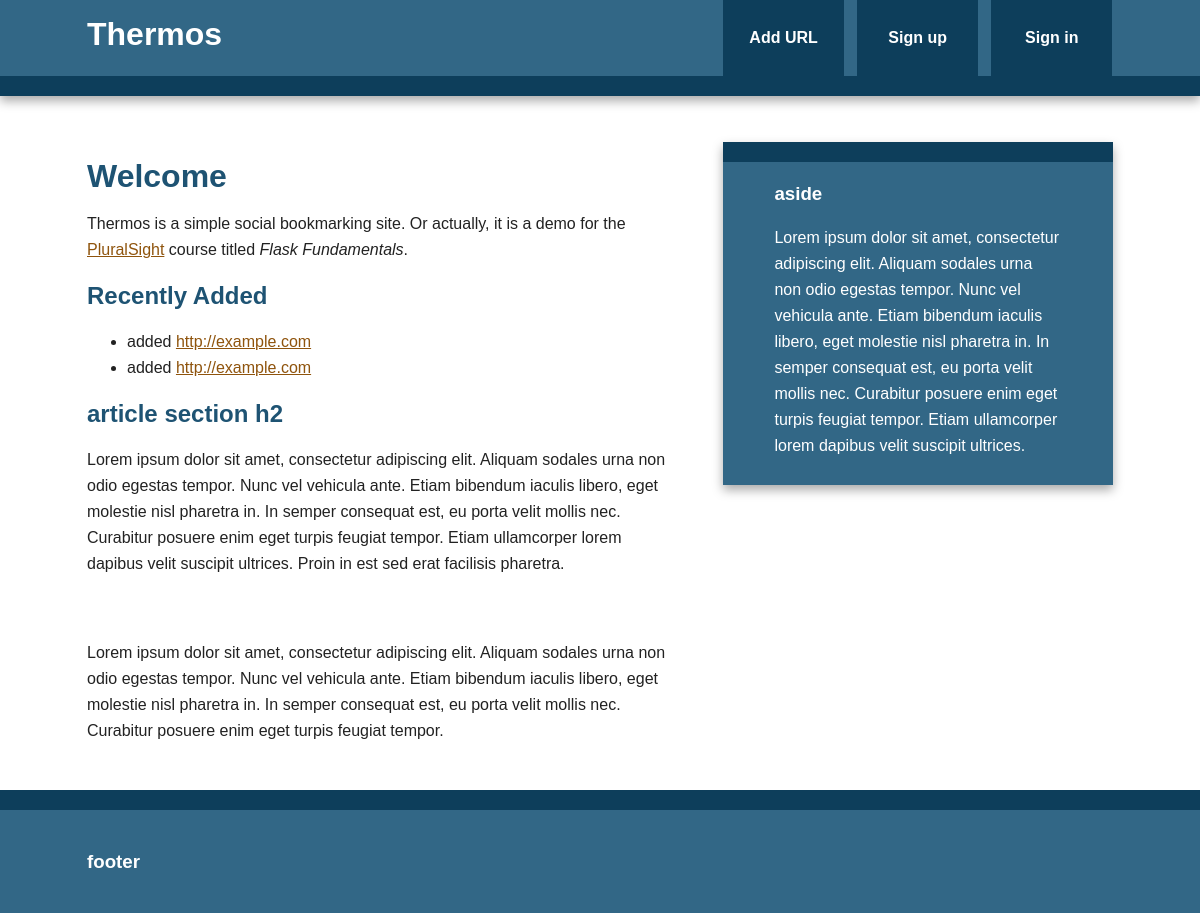
The page /index on the database as committed earlier.
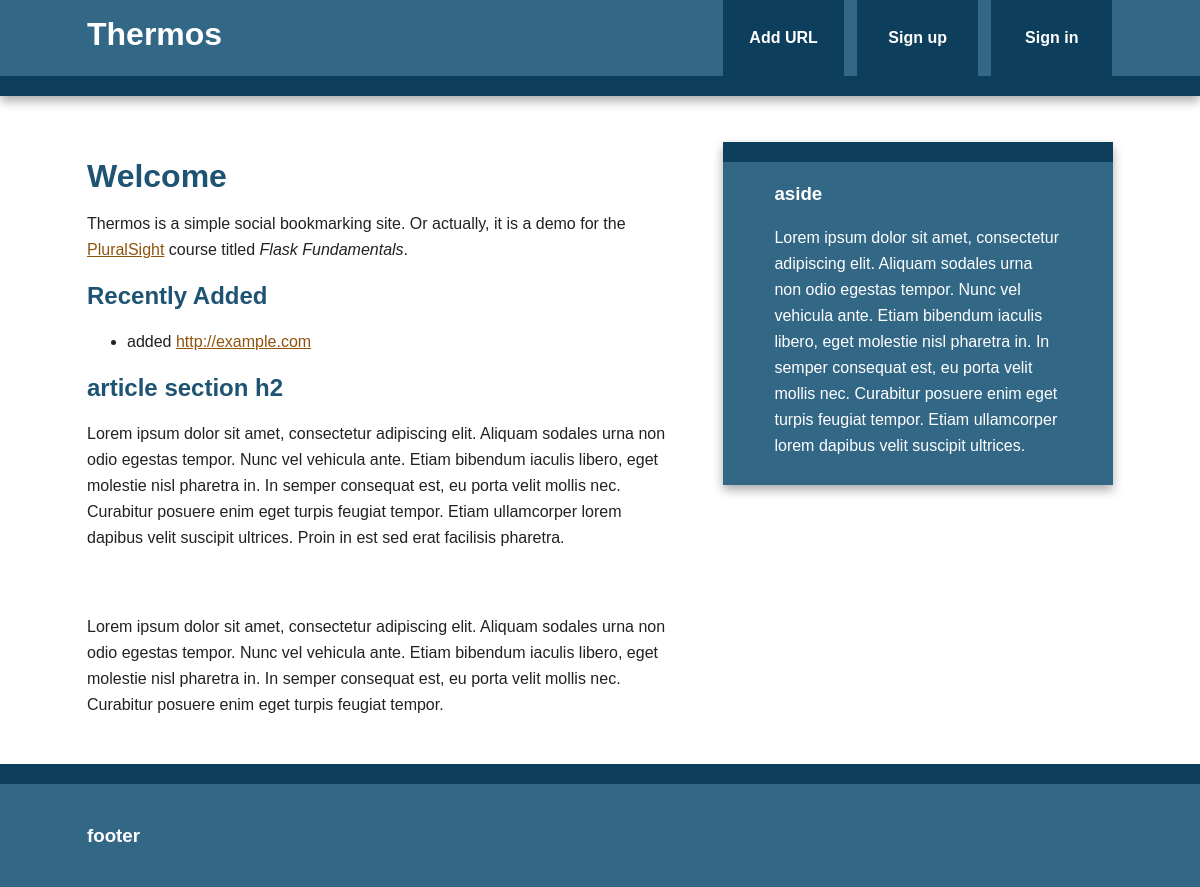
The same page on the database as committed later.
### models.py (models this page shows, shortened)
class Bookmark(db.Model):
    id = db.Column(db.Integer, primary_key=True)
    url = db.Column(db.Text, nullable=False)
    date = db.Column(db.DateTime, default=datetime.utcnow)
    description = db.Column(db.String(300))
    @staticmethod
    def newest(num):
        return Bookmark.query.order_by(desc(Bookmark.date)).limit(num)

### thermos.py (the view)
@app.route('/')
@app.route('/index')
def index():
    return render_template('index.html', new_bookmarks=models.Bookmark.newest(5))

### templates/index.html (shortened to what this page needs)
{% extends "base.html" %}
{% block content %}
    <article>
        <header>
            <h1>Welcome</h1>
            <p>Thermos is a simple social bookmarking site. Or actually, it is a demo for the <a href="https://www.pluralsight.com">PluralSight</a> course titled <em>Flask Fundamentals</em>.</p>
        </header>
        <section>
            <h2>Recently Added</h2>
            {% if new_bookmarks %}
                <ul>
                    {% for bm in new_bookmarks %}
                        <li>{{ bm.user }} added <a href="{{ bm.url }}">{{ bm.url }}</a></li>
                    {% endfor %}
                </ul>
            {% else %}
                No bookmarks yet.
            {% endif %}
        </section>
        <section>
            <h2>article section h2</h2>
            <p>Lorem ipsum dolor sit amet, consectetur adipiscing elit. Aliquam sodales urna non odio egestas tempor. Nunc vel vehicula ante. Etiam bibendum iaculis libero, eget molestie nisl pharetra in. In semper consequat est, eu porta velit mollis nec. Curabitur posuere enim eget turpis feugiat tempor. Etiam ullamcorper lorem dapibus velit suscipit ultrices. Proin in est sed erat facilisis pharetra.</p>
        </section>
        <footer>
            <h3>article footer h3</h3>
            <p>Lorem ipsum dolor sit amet, consectetur adipiscing elit. Aliquam sodales urna non odio egestas tempor. Nunc vel vehicula ante. Etiam bibendum iaculis libero, eget molestie nisl pharetra in. In semper consequat est, eu porta velit mollis nec. Curabitur posuere enim eget turpis feugiat tempor.</p>
        </footer>
    </article>
{% endblock %}

### templates/base.html (shortened to what this page needs)
<!doctype html>
<html class="no-js" lang="">
    <head>
        <link rel="stylesheet" href="{{ url_for('static', filename='css/normalize.min.css') }}">
        <link rel="stylesheet" href="{{ url_for('static', filename='css/main.css') }}">
    </head>
    <body>
        <div class="header-container">
            <header class="wrapper clearfix">
                <h1 class="title"><a href="{{ url_for('index') }}" id="site_title">Thermos</a></h1>
                <nav>
                    <ul>
                        <li><a href="{{ url_for('add') }}">Add URL</a></li>
                        <li><a href="#">Sign up</a></li>
                        <li><a href="#">Sign in</a></li>
                    </ul>
                </nav>
            </header>
        </div>
        <div class="main-container">
            <div class="main wrapper clearfix">
                {% block content %}
                {% endblock %}
                {% block sidebar %}
                    <aside>
                        <h3>aside</h3>
                        <p>Lorem ipsum dolor sit amet, consectetur adipiscing elit. Aliquam sodales urna non odio egestas tempor. Nunc vel vehicula ante. Etiam bibendum iaculis libero, eget molestie nisl pharetra in. In semper consequat est, eu porta velit mollis nec. Curabitur posuere enim eget turpis feugiat tempor. Etiam ullamcorper lorem dapibus velit suscipit ultrices.</p>
                    </aside>
                {% endblock %}
            </div>
        </div>
        <div class="footer-container">
            <footer class="wrapper">
                <h3>footer</h3>
            </footer>
        </div>
    </body>
</html>

### static/css/main.css (style rules this page uses)
html { color: #222; font-size: 1em; line-height: 1.4; }
body { font: 16px/26px Helvetica, Helvetica Neue, Arial; }
.wrapper { width: 90%; margin: 0 5%; }
.header-container { border-bottom: 20px solid #0D3E5B; }
.footer-container, .main aside { border-top: 20px solid #0D3E5B; }
.header-container, .footer-container, .main aside { background: #326786; }
.title { color: white; }
nav ul { margin: 0; padding: 0; list-style-type: none; }
nav a { display: block; margin-bottom: 10px; padding: 15px 0; text-align: center; text-decoration: none; font-weight: bold; color: white; background: #0D3E5B; }
.main { padding: 30px 0; }
.main article h1 { font-size: 2em; }
.main aside { color: white; padding: 0px 5% 10px; }
.footer-container footer { color: white; padding: 20px 0; }
a { color: #8F540D; }
h1, h2, h3, h4, h5, h6 { color: #1E5373; }
.main aside h3, footer h3 { color: white; }
#site_title { color: white; text-decoration: none; }
@media only screen and (min-width: 480px) { nav a { float: left; width: 27%; margin: 0 1.7%; padding: 25px 2%; margin-bottom: 0; } }
@media only screen and (min-width: 480px) { nav li:first-child a { margin-left: 0; } }
@media only screen and (min-width: 480px) { nav li:last-child a { margin-right: 0; } }
@media only screen and (min-width: 480px) { nav ul li { display: inline; } }
@media only screen and (min-width: 768px) { .header-container, .main aside { -webkit-box-shadow: 0 5px 10px #aaa; -moz-box-shadow: 0 5px 10px #aaa; box-shadow: 0 5px 10px #aaa; } }
@media only screen and (min-width: 768px) { .title { float: left; } }
@media only screen and (min-width: 768px) { nav { float: right; width: 38%; } }
@media only screen and (min-width: 768px) { .main article { float: left; width: 57%; } }
@media only screen and (min-width: 768px) { .main aside { float: right; width: 28%; } }
@media only screen and (min-width: 1140px) { .wrapper { width: 1026px; margin: 0 auto; } }
.clearfix:before, .clearfix:after { content: " "; display: table; }
.clearfix:after { clear: both; }
.clearfix { *zoom: 1; }

Rows that differ between the two databases and show on the page:
removed Bookmark: url "http://example.com"
